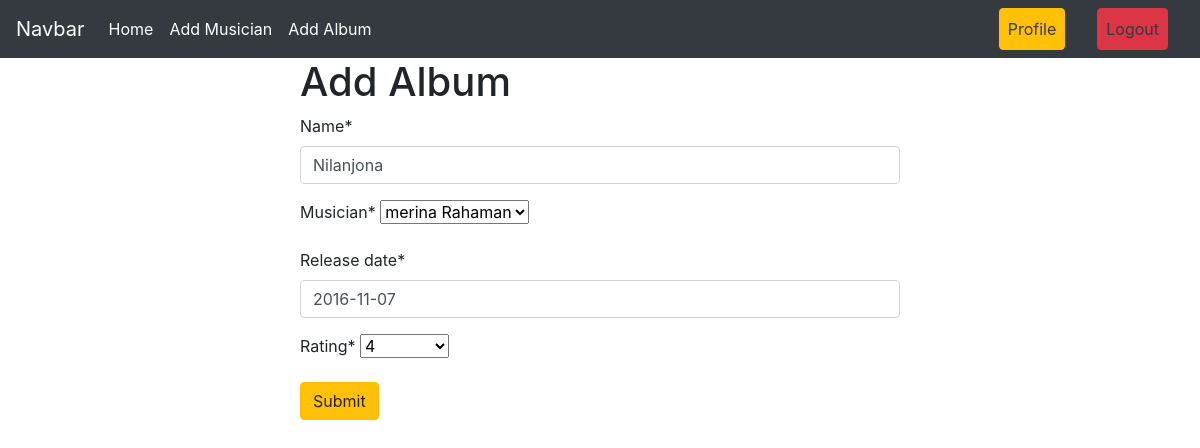
Page /album/edit/15 (signed in) on the committed database.
### Album/models.py (models this page shows, shortened)
class album(models.Model):
    name=models.CharField( max_length=50)
    musician=models.ForeignKey(musician,on_delete=models.CASCADE)
    release_date=models.DateField()
    rating = models.IntegerField(choices=((1, '1'), (2, '2'), (3, '3'), (4, '4'), (5, '5')))

### Album/views.py (the view)
# urls.py: path('edit/<int:id>',views.EditAlbumView.as_view(),name='edit_album'),
@method_decorator(login_required, name='dispatch')
class EditAlbumView(UpdateView):
    model = models.album
    form_class = forms.albumForm
    template_name = 'add_album.html'
    pk_url_kwarg = 'id'
    success_url = reverse_lazy('homepage')

### Album/forms.py
class albumForm(forms.ModelForm):
    class Meta:
        model=album
        fields='__all__'

### Musician/models.py (called while the page is built)
    def __str__(self):
        return f'{self.first_name} {self.last_name}'

### Album/templates/add_album.html (shortened to what this page needs)
{% extends "base.html" %}
{%  load crispy_forms_tags %}
{% block content %}
<form style="width:50% ; margin : auto" method="post">
    <h1>Add Album</h1>
{{form | crispy}}
<button class="btn btn-warning">Submit</button>
{% endblock content %}

### rows in the picture
album: name "Nilanjona", musician "merina Rahaman", release_date "2016-11-07", rating "4"
